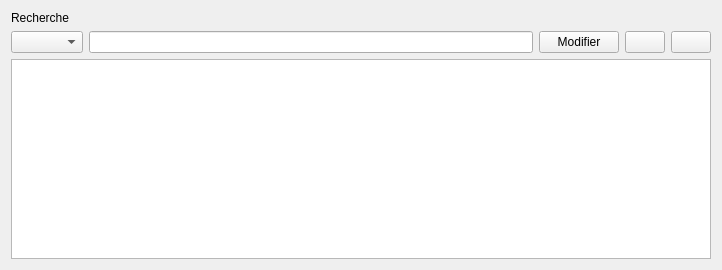
<?xml version="1.0" encoding="UTF-8"?>
<ui version="4.0">
 <class>DisplayWidget</class>
 <widget class="QWidget" name="DisplayWidget">
  <property name="geometry">
   <rect>
    <x>0</x>
    <y>0</y>
    <width>722</width>
    <height>270</height>
   </rect>
  </property>
  <property name="windowTitle">
   <string>Form</string>
  </property>
  <layout class="QVBoxLayout" name="verticalLayout">
   <item>
    <widget class="QLabel" name="label">
     <property name="text">
      <string>Recherche</string>
     </property>
    </widget>
   </item>
   <item>
    <layout class="QHBoxLayout" name="horizontalLayout">
     <item>
      <widget class="QComboBox" name="searchOptions"/>
     </item>
     <item>
      <widget class="QLineEdit" name="searchValue"/>
     </item>
     <item>
      <widget class="QPushButton" name="modifyButton">
       <property name="text">
        <string>Modifier</string>
       </property>
      </widget>
     </item>
     <item>
      <widget class="QPushButton" name="addButton">
       <property name="text">
        <string/>
       </property>
       <property name="icon">
        <iconset resource="../icons.qrc">
         <normaloff>:/new/icons/add.png</normaloff>:/new/icons/add.png</iconset>
       </property>
      </widget>
     </item>
     <item>
      <widget class="QPushButton" name="deleteButton">
       <property name="text">
        <string/>
       </property>
       <property name="icon">
        <iconset resource="../icons.qrc">
         <normaloff>:/new/icons/bin.png</normaloff>:/new/icons/bin.png</iconset>
       </property>
      </widget>
     </item>
    </layout>
   </item>
   <item>
    <widget class="QTableWidget" name="tableWidget"/>
   </item>
  </layout>
 </widget>
 <resources>
  <include location="../icons.qrc"/>
 </resources>
 <connections>
  <connection>
   <sender>deleteButton</sender>
   <signal>clicked()</signal>
   <receiver>DisplayWidget</receiver>
   <slot>del()</slot>
   <hints>
    <hint type="sourcelabel">
     <x>583</x>
     <y>47</y>
    </hint>
    <hint type="destinationlabel">
     <x>345</x>
     <y>134</y>
    </hint>
   </hints>
  </connection>
  <connection>
   <sender>searchValue</sender>
   <signal>textChanged(QString)</signal>
   <receiver>DisplayWidget</receiver>
   <slot>filter(QString)</slot>
   <hints>
    <hint type="sourcelabel">
     <x>128</x>
     <y>47</y>
    </hint>
    <hint type="destinationlabel">
     <x>345</x>
     <y>134</y>
    </hint>
   </hints>
  </connection>
  <connection>
   <sender>tableWidget</sender>
   <signal>cellChanged(int,int)</signal>
   <receiver>DisplayWidget</receiver>
   <slot>changed(int,int)</slot>
   <hints>
    <hint type="sourcelabel">
     <x>345</x>
     <y>164</y>
    </hint>
    <hint type="destinationlabel">
     <x>345</x>
     <y>134</y>
    </hint>
   </hints>
  </connection>
  <connection>
   <sender>tableWidget</sender>
   <signal>cellClicked(int,int)</signal>
   <receiver>DisplayWidget</receiver>
   <slot>change(int,int)</slot>
   <hints>
    <hint type="sourcelabel">
     <x>345</x>
     <y>164</y>
    </hint>
    <hint type="destinationlabel">
     <x>345</x>
     <y>134</y>
    </hint>
   </hints>
  </connection>
  <connection>
   <sender>addButton</sender>
   <signal>clicked()</signal>
   <receiver>DisplayWidget</receiver>
   <slot>add()</slot>
   <hints>
    <hint type="sourcelabel">
     <x>572</x>
     <y>47</y>
    </hint>
    <hint type="destinationlabel">
     <x>360</x>
     <y>134</y>
    </hint>
   </hints>
  </connection>
  <connection>
   <sender>modifyButton</sender>
   <signal>clicked()</signal>
   <receiver>DisplayWidget</receiver>
   <slot>modify()</slot>
   <hints>
    <hint type="sourcelabel">
     <x>561</x>
     <y>49</y>
    </hint>
    <hint type="destinationlabel">
     <x>360</x>
     <y>134</y>
    </hint>
   </hints>
  </connection>
 </connections>
 <slots>
  <slot>add()</slot>
  <slot>del()</slot>
  <slot>filter(QString)</slot>
  <slot>change(int,int)</slot>
  <slot>changed(int,int)</slot>
  <slot>modify()</slot>
 </slots>
</ui>
